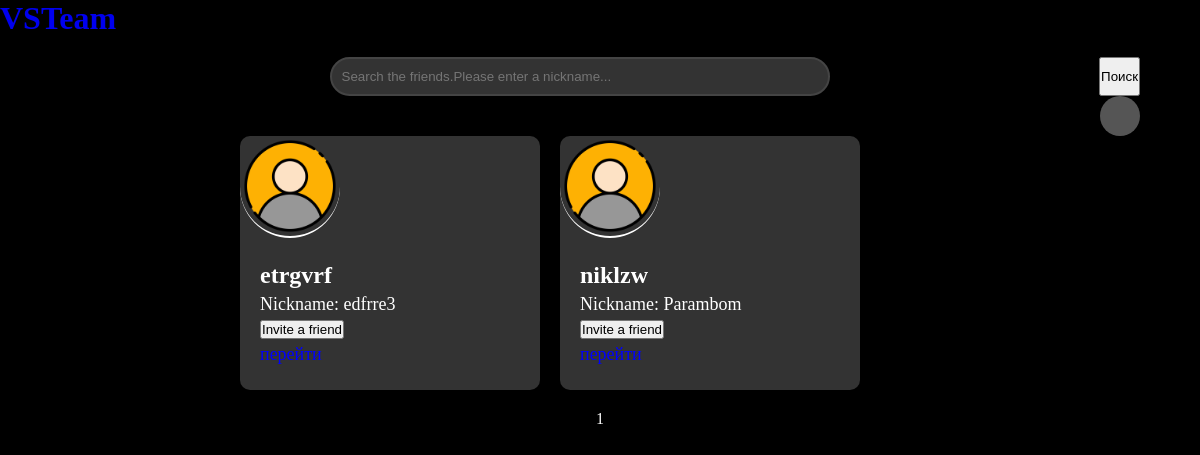
The app's page /find_users/ (signed in), older data.
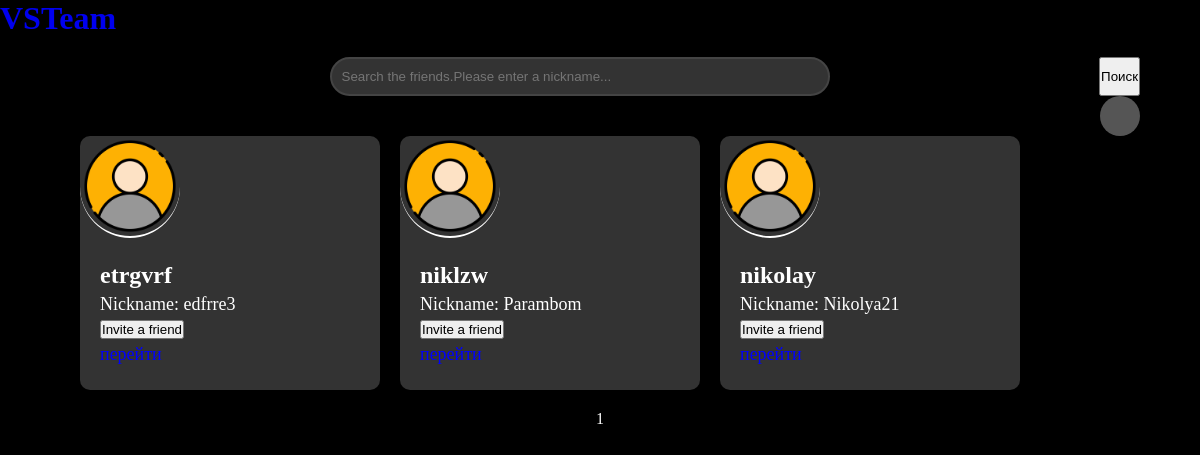
The same page, newer data.
### my_codes/models.py (models this page shows, shortened)
class NIKNEM(models.Model):
    objects = None
    niknem = models.CharField(max_length=30, null=True)
    user = models.ForeignKey(User, on_delete=models.CASCADE, null=True)

### my_codes/views.py (the view)
# urls.py: path("find_users/", views.find_users_page, name="find_users_page"),
def find_users_page(request):
    context = {}
    if request.method == 'POST':
        form = SearchUserForm(request.POST)
        if form.is_valid():
            query = form.cleaned_data['query']
            page = 0
        else:
            query = ''
            page = 0
    else:
        query = request.GET.get('query', '')
        page = max(0, int(request.GET.get('page', 1)) - 1)
    all_accounts_count = NIKNEM.objects.filter(niknem__contains=query).count()
    current_user = request.user
    accounts = NIKNEM.objects.filter(niknem__contains=query).exclude(user=current_user)[
               page * 10: page * 10 + 10
               ]
    context["page"] = page + 1
    context["accounts"] = accounts
    context["max_page"] = all_accounts_count // 10 + (all_accounts_count % 10 != 0)
    context["query"] = query
    context["form"] = SearchUserForm(initial={"query": query})
    if "add_friend" in request.POST:
        friend_id = request.POST.get("friend_id")
        friend = get_object_or_404(User, id=friend_id)
        Friend.make_friend(request.user, friend)
    return render(request, "find_users.html", context)

### my_codes/forms.py
class SearchUserForm(forms.Form):
    query = CharField(required=True, label="Username")

### my_codes/templatetags/user_avatar.py (called while the page is built)
@register.simple_tag(name='user_avatar')
def user_avatar(userid):
    user = User.objects.get(id=userid)
    try:
        avatar = Avatar.objects.get(user=user)
        return avatar.image.url
    except Avatar.DoesNotExist:
        return MEDIA_URL + 'avatars/default.png'

### my_codes/templates/find_users.html (shortened to what this page needs)
{% load static %}
{% load user_avatar %}
<!DOCTYPE html>
<html lang="en">
<head>
    <link href="{% static 'find_users_style.css' %}" rel="stylesheet">
    <link href="https://fonts.cdnfonts.com/css/retron2000" rel="stylesheet">
</head>
<body>
<a href="{% url 'homePage' %}" style="text-decoration: none; size: 20px;"><h1 style="font-family: 'Rocher';">VSTeam</h1></a>
<header>
        <div class="container1">
          <div style="display: flex; ">
            <input type="text" id="query" class="dark-rounded-input" placeholder="Search the friends.Please enter a nickname..." style="width: 500px;" name="query">
              <button onclick="searchButton()" class="glow-on-hover">Поиск</button>
          </div>
          <div class="user-avatar">
          </div>
        </div>
    </header>
    {% if accounts|length > 0 %}
<div class="container">
    {% for account in accounts %}
    <div class="user-card">
        <img src="{% user_avatar account.user.id %}" alt="User Avatar" style="border-radius: 50%; width: 100px;">
        <div class="user-info">
            <h2>{{ account.user.username }}</h2>
            <p>Nickname: {{ account.niknem }}</p>
            <form method="post" action="{% url 'find_users_page' %}">
                <button class="btn" type="submit" name="add_friend">Invite a friend</button>
            </form>
            {% if account.user %}
                <a href="{% url 'polzovatels_account' account.user.id %}" style="text-decoration: none; color: blue;"><p>перейти</p></a>
            {% endif %}
        </div>
    </div>
    {% endfor %}
</div>
{% else %}
<h1>Ничего не найдено</h1>
{% endif %}
    {% if accounts|length > 0 %}
        <div class="paginator" style="text-align:center;">
            {{ page }}
        </div>
    {% endif %}
</body>
</html>

### my_codes/templates/find_users.html (style rules this page uses)
* { margin: 0; padding: 0; box-sizing: border-box; }
body { font-family: 'Rocher'; background-color: black; color: #ffffff; margin: 0; padding: 0; }
.container { display: flex; flex-wrap: wrap; justify-content: center; gap: 20px; padding: 20px; }
.user-card { background-color: #333333; border-radius: 10px; overflow: hidden; box-shadow: 0 4px 6px rgba(0, 0, 0, 0.1); width: 300px; }
.user-card img { width: 100%; height: auto; border-bottom: 2px solid #ffffff; }
.user-info { padding: 20px; }
.user-info h2 { margin-top: 0; font-size: 24px; }
.user-info p { margin: 5px 0; font-size: 18px; }
.container1 { width: 90%; max-width: 1200px; margin: 0 auto; }
.dark-rounded-input { background-color: #333; color: #fff; padding: 10px; border-radius: 20px; border-color: #444; border-style: solid; outline: none; margin: auto; }
.user-avatar { float: right; width: 40px; height: 40px; border-radius: 50%; background-color: #555; }
header { padding: 20px 0; }

Row changes from the older to the newer data that the page shows:
added NIKNEM: user.username "nikolay", niknem "Nikolya21", shows "перейти"
